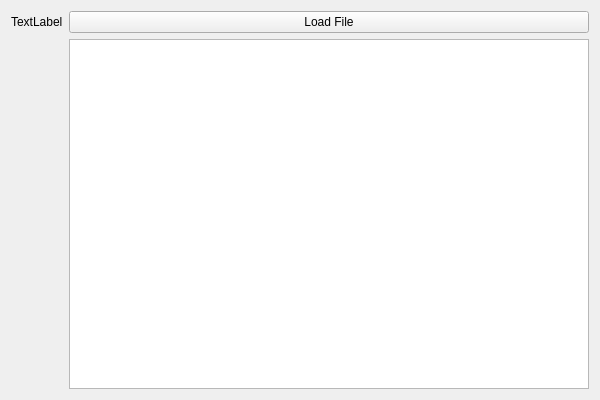
<?xml version="1.0" encoding="UTF-8"?>
<ui version="4.0">
 <class>VolumeDataWidgetClass</class>
 <widget class="QWidget" name="VolumeDataWidgetClass">
  <property name="geometry">
   <rect>
    <x>0</x>
    <y>0</y>
    <width>600</width>
    <height>400</height>
   </rect>
  </property>
  <property name="windowTitle">
   <string>VolumeDataWidget</string>
  </property>
  <layout class="QGridLayout" name="gridLayout">
   <item row="0" column="1">
    <widget class="QLabel" name="label">
     <property name="text">
      <string>TextLabel</string>
     </property>
    </widget>
   </item>
   <item row="0" column="2">
    <widget class="QPushButton" name="load_button">
     <property name="text">
      <string>Load File</string>
     </property>
    </widget>
   </item>
   <item row="1" column="1">
    <widget class="QWidget" name="widget" native="true"/>
   </item>
   <item row="1" column="2">
    <widget class="QChartView" name="histogram"/>
   </item>
  </layout>
 </widget>
 <layoutdefault spacing="6" margin="11"/>
 <customwidgets>
  <customwidget>
   <class>QChartView</class>
   <extends>QGraphicsView</extends>
   <header>QtCharts</header>
  </customwidget>
 </customwidgets>
 <resources/>
 <connections>
  <connection>
   <sender>load_button</sender>
   <signal>clicked()</signal>
   <receiver>VolumeDataWidgetClass</receiver>
   <slot>onLoadVolumeData()</slot>
   <hints>
    <hint type="sourcelabel">
     <x>412</x>
     <y>206</y>
    </hint>
    <hint type="destinationlabel">
     <x>416</x>
     <y>117</y>
    </hint>
   </hints>
  </connection>
 </connections>
 <slots>
  <slot>onLoadVolumeData()</slot>
 </slots>
</ui>
